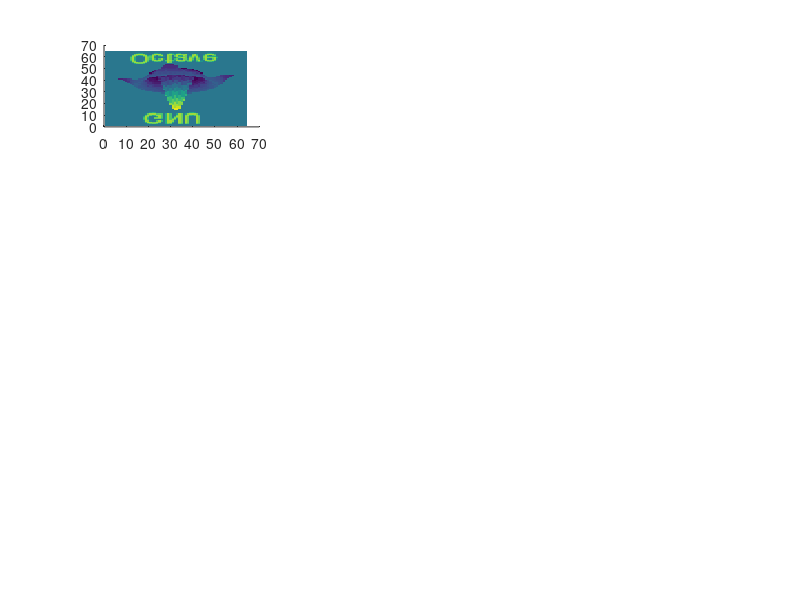

Source code (MATLAB): (Note: this script raises an error after producing the figure.)
%% main
addpath('..')
col = [...
    247	214	152	;...
    127	111	85	;...
    81	81	87	;...
    53	72	98	;...
    105	140	180	;...
    ]/255;
comb_col = nchoosek((1:size(col,1)),2);
num_comb = size(comb_col,1);
tbl_col_out = zeros(126,3,num_comb);
figure; hold on;
for i_comb = 1 : num_comb
    a = subplot(4,ceil(num_comb/4),i_comb);
    hold on;
    tmpcol = col(comb_col(i_comb,:),:);
    sc = sum(tmpcol,2);
    [~,I] = sort(sc);
    tmpcol = tmpcol(I,:);
    f = image;
    f = f.CData;
    f = imagesc(f);
    hold on;
    col_out = generateColormap(tmpcol,2); %(end-20:end,:)
%     col_out = whiten(col_out);
    set(a,'Colormap',col_out);
    axis ij; axis off; colorbar
    pbaspect([1 1 1])
    hold off
end
set(gcf,'Position',[1681, 654, 846, 778]);
